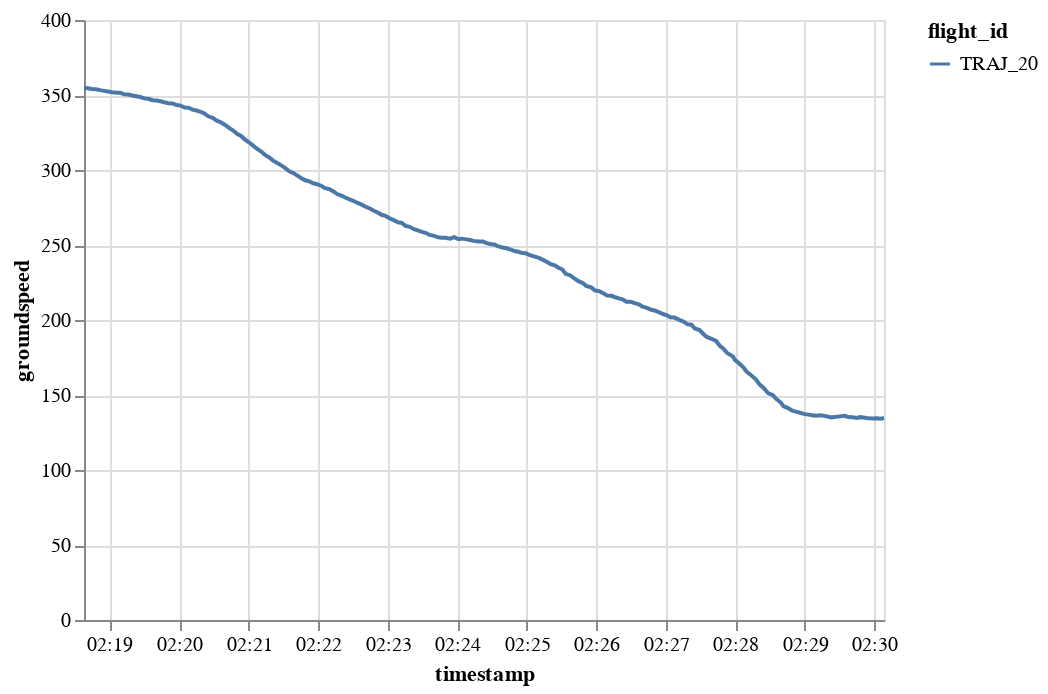

Notebook source saved alongside this figure:
### Code cell
generated.chart().encode(alt.Y("groundspeed"), alt.X("timestamp"), alt.Color("flight_id"))

### Figure 1 — Vega-Lite specification as saved in the notebook (floating-point values rounded to 4 significant figures; data arrays with more than 128 entries replaced by an {"elided": "..."} marker saying what was removed)
{"config": {"view": {"continuousWidth": 400, "continuousHeight": 300}}, "data": {"name": "data-f1be7f29b042227812fed4e8a1a1d1dd"}, "mark": "line", "encoding": {"color": {"type": "nominal", "field": "flight_id"}, "x": {"type": "temporal", "field": "timestamp"}, "y": {"type": "quantitative", "field": "groundspeed"}}, "$schema": "https://vega.github.io/schema/vega-lite/v4.8.1.json", "datasets": {"data-f1be7f29b042227812fed4e8a1a1d1dd": {"elided": "200 records"}}}
